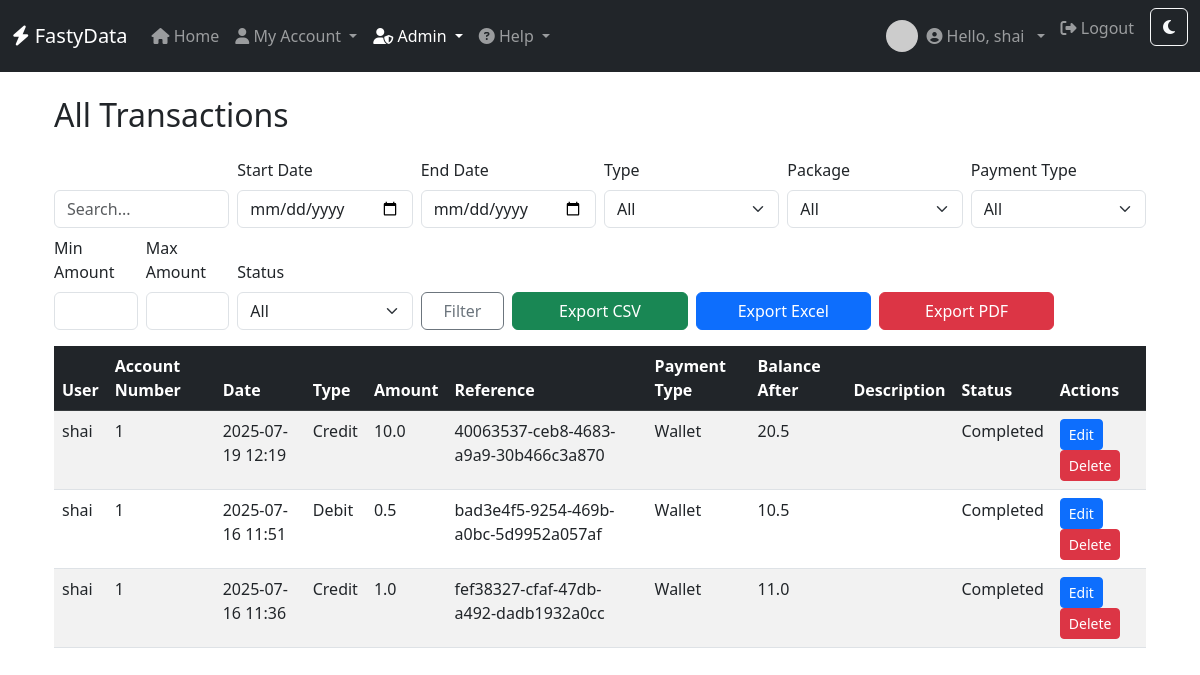
Screenshot of /transactions/all (signed in) with the database file from the repository.
### models/user.py (models this page shows, shortened)
class User(db.Model, UserMixin):
    id = db.Column(db.Integer, primary_key=True)
    first_name=db.Column(db.String(80),nullable=False)
    last_name=db.Column(db.String(80), nullable=False)
    username = db.Column(db.String(80), unique=True, nullable=False)
    password_hash = db.Column(db.String(128))
    user_type = db.Column(db.String(80), nullable=False)
    phone_number=db.Column(db.String(15))
    email = db.Column(db.String(120))

### models/account.py (models this page shows, shortened)
class Transaction(db.Model):
    id = db.Column(db.Integer, primary_key=True)
    account_id = db.Column(db.Integer, db.ForeignKey('account.id'), nullable=False)
    payment_type_id = db.Column(db.Integer, db.ForeignKey('payment_type.id'), nullable=False)  # Required
    amount = db.Column(db.Float, nullable=False)
    transaction_type = db.Column(db.String(10), nullable=False)  # 'credit' or 'debit'
    reference_number = db.Column(db.String(50), unique=True, nullable=False)
    balance_after = db.Column(db.Float, nullable=False)  # Balance left after transaction
    description = db.Column(db.Text)
    status = db.Column(db.String(20), default='Pending')  # pending, completed, failed
    transaction_date = db.Column(db.DateTime, default=datetime.utcnow, nullable=False)
    created_at = db.Column(db.DateTime, default=datetime.utcnow)

class Account(db.Model):
    id = db.Column(db.Integer, primary_key=True)
    user_id = db.Column(db.Integer, db.ForeignKey('user.id'), nullable=False, unique=True)
    account_number = db.Column(db.String(20), unique=True, nullable=False)
    balance = db.Column(db.Float, default=0, nullable=False)
    created_at = db.Column(db.DateTime, default=datetime.utcnow)
    updated_at = db.Column(db.DateTime, default=datetime.utcnow, onupdate=datetime.utcnow)
    user = db.relationship(User, backref=db.backref('account', uselist=False))
    transactions = db.relationship('Transaction', backref='account', lazy=True)

class PaymentType(db.Model):
    id = db.Column(db.Integer, primary_key=True)
    name = db.Column(db.String(50), nullable=False, unique=True)  # Wallet, Paystack
    description = db.Column(db.Text)
    is_active = db.Column(db.Boolean, default=True)
    created_at = db.Column(db.DateTime, default=datetime.utcnow)
    transactions = db.relationship('Transaction', backref='payment_type', lazy=True)

### app.py (the view, shortened to what this page needs)
@app.route('/transactions/all')
@login_required
@admin_required
def all_transactions():
    q = request.args.get('q', '')
    start_date = request.args.get('start_date', '')
    end_date = request.args.get('end_date', '')
    txn_type = request.args.get('txn_type', '')
    payment_type_id = request.args.get('payment_type_id', '')
    min_amount = request.args.get('min_amount', '')
    max_amount = request.args.get('max_amount', '')
    status = request.args.get('status', '')
    txns = Transaction.query.join(Account).join(User)
    if q:
        txns = txns.filter(
            (User.username.ilike(f'%{q}%')) |
            (Transaction.reference_number.ilike(f'%{q}%')) |
            (Account.account_number.ilike(f'%{q}%'))
        )
    if txn_type:
        txns = txns.filter(Transaction.transaction_type == txn_type)
    if payment_type_id:
        txns = txns.filter(Transaction.payment_type_id == int(payment_type_id))
    if min_amount:
        try:
            txns = txns.filter(Transaction.amount >= float(min_amount))
        except Exception:
            pass
    if max_amount:
        try:
            txns = txns.filter(Transaction.amount <= float(max_amount))
        except Exception:
            pass
    if status:
        txns = txns.filter(Transaction.status == status)
    txns = txns.order_by(Transaction.transaction_date.desc()).all()
    payment_types = PaymentType.query.filter_by(is_active=True).all()
    statuses = ['pending', 'completed', 'failed']
    return render_template('all_transactions.html', transactions=txns, q=q, start_date=start_date, end_date=end_date, txn_type=txn_type, payment_type_id=payment_type_id, min_amount=min_amount, max_amount=max_amount, status=status, payment_types=payment_types, statuses=statuses)

### app.py (called while the page is built)
@login_manager.user_loader
def load_user(user_id):
    return db.session.get(User, int(user_id))

def admin_required(f):
    @wraps(f)
    def decorated_function(*args, **kwargs):
        if not current_user.is_authenticated or getattr(current_user, 'user_type', None) != 'admin':
            flash('Admin access required.', 'danger')
            return redirect(url_for('login'))
        return f(*args, **kwargs)
    return decorated_function

### templates/all_transactions.html (shortened to what this page needs)
{% extends "base.html" %}
{% block content %}
<div class="container">
    <h2 class="mb-4">All Transactions</h2>
    <form method="get" class="mb-3" id="filterForm">
        <div class="row g-2 align-items-end">
            <div class="col-md-2">
                <input type="text" name="q" class="form-control" placeholder="Search..." value="{{ q }}">
            </div>
            <div class="col-md-2">
                <label class="form-label">Start Date</label>
                <input type="date" name="start_date" class="form-control" value="{{ start_date }}">
            </div>
            <div class="col-md-2">
                <label class="form-label">End Date</label>
                <input type="date" name="end_date" class="form-control" value="{{ end_date }}">
            </div>
            <div class="col-md-2">
                <label class="form-label">Type</label>
                <select name="txn_type" class="form-select">
                    <option value="">All</option>
                </select>
            </div>
            <div class="col-md-2">
                <label class="form-label">Package</label>
                <select name="package_id" class="form-select">
                    <option value="">All</option>
                </select>
            </div>
            <div class="col-md-2">
                <label class="form-label">Payment Type</label>
                <select name="payment_type_id" class="form-select">
                    <option value="">All</option>
                </select>
            </div>
            <div class="col-md-1">
                <label class="form-label">Min Amount</label>
                <input type="number" step="0.01" name="min_amount" class="form-control" value="{{ min_amount }}">
            </div>
            <div class="col-md-1">
                <label class="form-label">Max Amount</label>
                <input type="number" step="0.01" name="max_amount" class="form-control" value="{{ max_amount }}">
            </div>
            <div class="col-md-2">
                <label class="form-label">Status</label>
                <select name="status" class="form-select">
                    <option value="">All</option>
                </select>
            </div>
            <div class="col-md-1">
                <button class="btn btn-outline-secondary w-100" type="submit">Filter</button>
            </div>
            <div class="col-md-2">
                <button class="btn btn-success w-100" type="button" onclick="exportCSV()">Export CSV</button>
            </div>
            <div class="col-md-2">
                <button class="btn btn-primary w-100" type="button" onclick="exportExcel()">Export Excel</button>
            </div>
            <div class="col-md-2">
                <button class="btn btn-danger w-100" type="button" onclick="exportPDF()">Export PDF</button>
            </div>
        </div>
    </form>
    <div class="table-responsive mt-3">
        <table class="table table-striped table-hover">
            <thead class="table-dark">
                <tr>
                    <th>User</th>
                    <th>Account Number</th>
                    <th>Date</th>
                    <th>Type</th>
                    <th>Amount</th>
                    <th>Reference</th>
                    <th>Payment Type</th>
                    <th>Balance After</th>
                    <th>Description</th>
                    <th>Status</th>
                    <th>Actions</th>
                </tr>
            </thead>
            <tbody>
                {% for txn in transactions %}
                <tr>
                    <td>{{ txn.account.user.username if txn.account and txn.account.user else '' }}</td>
                    <td>{{ txn.account.account_number if txn.account else '' }}</td>
                    <td>{{ txn.transaction_date.strftime('%Y-%m-%d %H:%M') }}</td>
                    <td>{{ txn.transaction_type|capitalize }}</td>
                    <td>{{ txn.amount }}</td>
                    <td>{{ txn.reference_number }}</td>
                    <td>{{ txn.payment_type.name if txn.payment_type else '' }}</td>
                    <td>{{ txn.balance_after }}</td>
                    <td>{{ txn.description or '' }}</td>
                    <td>{{ txn.status|capitalize }}</td>
                    <td>
                        <a href="{{ url_for('edit_transaction', txn_id=txn.id) }}" class="btn btn-primary btn-sm">Edit</a>
                        <form method="POST" action="{{ url_for('delete_transaction', txn_id=txn.id) }}" style="display:inline-block;" onsubmit="return confirm('Delete this transaction?');">
                            <button type="submit" class="btn btn-danger btn-sm">Delete</button>
                        </form>
                    </td>
                </tr>
                {% else %}
                <tr><td colspan="11" class="text-center">No transactions found.</td></tr>
                {% endfor %}
            </tbody>
        </table>
    </div>
</div>
{% endblock %}

### templates/base.html (shortened to what this page needs)
<!DOCTYPE html>
<html lang="en">
<head>
    <link rel="stylesheet" href="https://cdn.jsdelivr.net/npm/bootstrap@5.3.0/dist/css/bootstrap.min.css">
    <link rel="stylesheet" href="https://cdnjs.cloudflare.com/ajax/libs/font-awesome/6.4.0/css/all.min.css">
</head>
<body>
<nav class="navbar navbar-expand-lg navbar-dark bg-dark mb-4">
    <div class="container-fluid">
        <a class="navbar-brand" href="{{ url_for('home') }}">
            <i class="fas fa-bolt"></i> FastyData
        </a>
        <div class="collapse navbar-collapse" id="navbarNav">
            <ul class="navbar-nav me-auto mb-2 mb-lg-0">
                <li class="nav-item">
                    <a class="nav-link {% if request.endpoint == 'home' %}active{% endif %}" href="{{ url_for('home') }}">
                        <i class="fas fa-home"></i> Home
                    </a>
                </li>
                {% if current_user.is_authenticated %}
                    <li class="nav-item dropdown">
                        <a class="nav-link dropdown-toggle {% if request.endpoint in ['account', 'transactions'] %}active{% endif %}" href="#" id="userDropdown" role="button" data-bs-toggle="dropdown" aria-expanded="false">
                            <i class="fas fa-user"></i> My Account
                        </a>
                    </li>
                    {% if current_user.user_type == 'admin' %}
                        <li class="nav-item dropdown">
                            <a class="nav-link dropdown-toggle {% if request.endpoint in ['users', 'accounts', 'all_transactions', 'packages', 'payment_types'] %}active{% endif %}" href="#" id="adminDropdown" role="button" data-bs-toggle="dropdown" aria-expanded="false">
                                <i class="fas fa-user-shield"></i> Admin
                            </a>
                        </li>
                    {% endif %}
                {% endif %}
                <li class="nav-item dropdown">
                    <a class="nav-link dropdown-toggle" href="#" id="helpDropdown" role="button" data-bs-toggle="dropdown" aria-expanded="false">
                        <i class="fas fa-question-circle"></i> Help
                    </a>
                </li>
            </ul>
            <ul class="navbar-nav mb-2 mb-lg-0">
                {% if current_user.is_authenticated %}
                    <li class="nav-item dropdown d-flex align-items-center">
                        <a href="#" class="nav-link dropdown-toggle d-flex align-items-center" id="avatarDropdown" role="button" data-bs-toggle="dropdown" aria-expanded="false">
                            <img src="https://ui-avatars.com/api/?name={{ current_user.first_name|default('U') }}+{{ current_user.last_name|default('S') }}&background=random&size=32"
                                 alt="avatar" class="rounded-circle me-2" width="32" height="32">
                            <span class="navbar-text me-2">
                                <i class="fas fa-user-circle"></i> Hello, {{ current_user.username }}
                            </span>
                        </a>
                    </li>
                    <li class="nav-item">
                        <a class="nav-link" href="{{ url_for('logout') }}">
                            <i class="fas fa-sign-out-alt"></i> Logout
                        </a>
                    </li>
                    <li class="nav-item">
                        <button id="themeToggle" class="btn btn-outline-light ms-2" type="button" title="Toggle dark/light mode">
                            <i class="fas fa-moon" id="themeIcon"></i>
                        </button>
                    </li>
                {% endif %}
            </ul>
        </div>
    </div>
</nav>
<div class="container">
    {% block content %}{% endblock %}
</div>
</body>
</html>

### rows the page displays
User: username "shai"
Transaction: account.user "shai", account "1", transaction_date "2025-07-19 12:19", transaction_type "Credit", amount "10.0", reference_number "40063537-ceb8-4683-a9a9-30b466c3a870", payment_type "Wallet", balance_after "20.5", status "Completed"
Transaction: account.user "shai", account "1", transaction_date "2025-07-16 11:51", transaction_type "Debit", amount "0.5", reference_number "bad3e4f5-9254-469b-a0bc-5d9952a057af", payment_type "Wallet", balance_after "10.5", status "Completed"
Transaction: account.user "shai", account "1", transaction_date "2025-07-16 11:36", transaction_type "Credit", amount "1.0", reference_number "fef38327-cfaf-47db-a492-dadb1932a0cc", payment_type "Wallet", balance_after "11.0", status "Completed"
